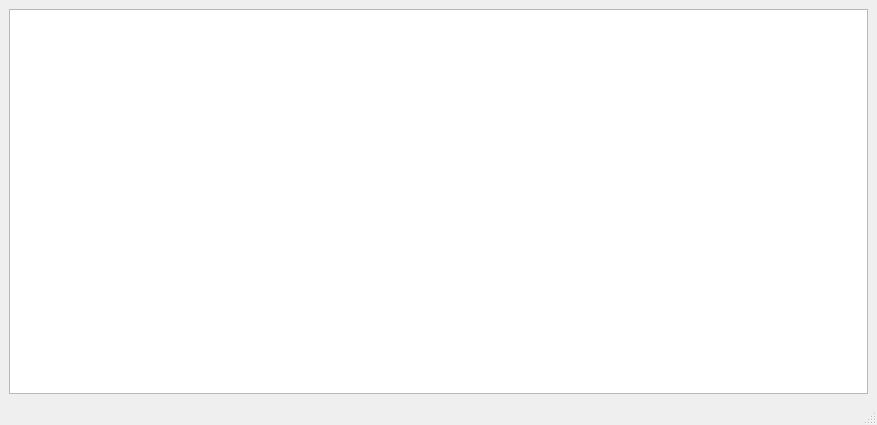
<?xml version="1.0" encoding="UTF-8"?>
<ui version="4.0">
 <class>poem</class>
 <widget class="QMainWindow" name="poem">
  <property name="geometry">
   <rect>
    <x>0</x>
    <y>0</y>
    <width>877</width>
    <height>425</height>
   </rect>
  </property>
  <property name="windowTitle">
   <string>MainWindow</string>
  </property>
  <widget class="QWidget" name="centralwidget">
   <layout class="QHBoxLayout" name="horizontalLayout_3">
    <item>
     <layout class="QVBoxLayout" name="verticalLayout">
      <item>
       <layout class="QHBoxLayout" name="horizontalLayout_2">
        <item>
         <layout class="QHBoxLayout" name="horizontalLayout"/>
        </item>
       </layout>
      </item>
     </layout>
    </item>
    <item>
     <widget class="QTableView" name="tableView"/>
    </item>
   </layout>
  </widget>
  <widget class="QMenuBar" name="menubar">
   <property name="geometry">
    <rect>
     <x>0</x>
     <y>0</y>
     <width>877</width>
     <height>26</height>
    </rect>
   </property>
  </widget>
  <widget class="QStatusBar" name="statusbar"/>
 </widget>
 <resources/>
 <connections/>
</ui>
